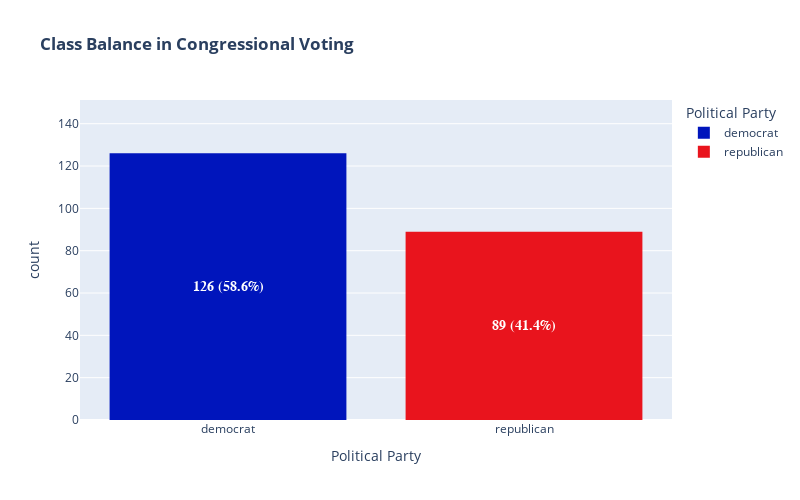

Notebook code cell kept with this figure:
### Code cell
plot_votes_class_balance(df_votings_cleaned)

### Figure 1 — Plotly figure (JSON) as saved in the notebook; plotly's stock layout.template omitted (floating-point values rounded to 4 significant figures)
{"data": [{"bingroup": "x", "hovertemplate": "Political Party=%{x}<br>count=%{y}<extra></extra>", "legendgroup": "democrat", "marker": {"color": "#0015BC", "line": {"width": 0}, "pattern": {"shape": ""}}, "name": "democrat", "orientation": "v", "showlegend": true, "type": "histogram", "x": ["democrat", "democrat", "democrat", "democrat", "democrat", "democrat", "democrat", "democrat", "democrat", "democrat", "democrat", "democrat", "democrat", "democrat", "democrat", "democrat", "democrat", "democrat", "democrat", "democrat", "democrat", "democrat", "democrat", "democrat", "democrat", "democrat", "democrat", "democrat", "democrat", "democrat", "democrat", "democrat", "democrat", "democrat", "democrat", "democrat", "democrat", "democrat", "democrat", "democrat", "democrat", "democrat", "democrat", "democrat", "democrat", "democrat", "democrat", "democrat", "democrat", "democrat", "democrat", "democrat", "democrat", "democrat", "democrat", "democrat", "democrat", "democrat", "democrat", "democrat", "democrat", "democrat", "democrat", "democrat", "democrat", "democrat", "democrat", "democrat", "democrat", "democrat", "democrat", "democrat", "democrat", "democrat", "democrat", "democrat", "democrat", "democrat", "democrat", "democrat", "democrat", "democrat", "democrat", "democrat", "democrat", "democrat", "democrat", "democrat", "democrat", "democrat", "democrat", "democrat", "democrat", "democrat", "democrat", "democrat", "democrat", "democrat", "democrat", "democrat", "democrat", "democrat", "democrat", "democrat", "democrat", "democrat", "democrat", "democrat", "democrat", "democrat", "democrat", "democrat", "democrat", "democrat", "democrat", "democrat", "democrat", "democrat", "democrat", "democrat", "democrat", "democrat", "democrat", "democrat", "democrat", "democrat"], "xaxis": "x", "yaxis": "y"}, {"bingroup": "x", "hovertemplate": "Political Party=%{x}<br>count=%{y}<extra></extra>", "legendgroup": "republican", "marker": {"color": "#E9141D", "line": {"width": 0}, "pattern": {"shape": ""}}, "name": "republican", "orientation": "v", "showlegend": true, "type": "histogram", "x": ["republican", "republican", "republican", "republican", "republican", "republican", "republican", "republican", "republican", "republican", "republican", "republican", "republican", "republican", "republican", "republican", "republican", "republican", "republican", "republican", "republican", "republican", "republican", "republican", "republican", "republican", "republican", "republican", "republican", "republican", "republican", "republican", "republican", "republican", "republican", "republican", "republican", "republican", "republican", "republican", "republican", "republican", "republican", "republican", "republican", "republican", "republican", "republican", "republican", "republican", "republican", "republican", "republican", "republican", "republican", "republican", "republican", "republican", "republican", "republican", "republican", "republican", "republican", "republican", "republican", "republican", "republican", "republican", "republican", "republican", "republican", "republican", "republican", "republican", "republican", "republican", "republican", "republican", "republican", "republican", "republican", "republican", "republican", "republican", "republican", "republican", "republican", "republican", "republican"], "xaxis": "x", "yaxis": "y"}], "layout": {"annotations": [{"align": "center", "font": {"color": "white", "family": "Arial Black", "size": 14}, "showarrow": false, "text": "<b>126 (58.6%)</b>", "x": "democrat", "y": 63}, {"align": "center", "font": {"color": "white", "family": "Arial Black", "size": 14}, "showarrow": false, "text": "<b>89 (41.4%)</b>", "x": "republican", "y": 44.5}], "barmode": "relative", "height": 500, "legend": {"title": {"text": "Political Party"}, "tracegroupgap": 0}, "title": {"text": "<b>Class Balance in Congressional Voting</b>"}, "uniformtext": {"minsize": 12, "mode": "hide"}, "width": 800, "xaxis": {"anchor": "y", "categoryarray": ["democrat", "republican"], "categoryorder": "array", "domain": [0, 1], "title": {"text": "Political Party"}}, "yaxis": {"anchor": "x", "domain": [0, 1], "range": [0, 151.2], "title": {"text": "count"}}}}
